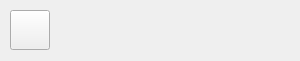
<?xml version="1.0" encoding="UTF-8"?>
<ui version="4.0">
 <class>FriendItem</class>
 <widget class="QWidget" name="FriendItem">
  <property name="geometry">
   <rect>
    <x>0</x>
    <y>0</y>
    <width>300</width>
    <height>61</height>
   </rect>
  </property>
  <property name="windowTitle">
   <string>Form</string>
  </property>
  <widget class="QPushButton" name="pb_friimg">
   <property name="geometry">
    <rect>
     <x>10</x>
     <y>10</y>
     <width>40</width>
     <height>40</height>
    </rect>
   </property>
   <property name="text">
    <string/>
   </property>
   <property name="iconSize">
    <size>
     <width>40</width>
     <height>40</height>
    </size>
   </property>
  </widget>
  <widget class="QWidget" name="layoutWidget">
   <property name="geometry">
    <rect>
     <x>60</x>
     <y>0</y>
     <width>241</width>
     <height>61</height>
    </rect>
   </property>
   <layout class="QVBoxLayout" name="verticalLayout">
    <item>
     <widget class="QLabel" name="l_frinick">
      <property name="font">
       <font>
        <pointsize>12</pointsize>
       </font>
      </property>
      <property name="text">
       <string/>
      </property>
     </widget>
    </item>
    <item>
     <widget class="QLabel" name="l_frifeeling">
      <property name="font">
       <font>
        <pointsize>10</pointsize>
       </font>
      </property>
      <property name="text">
       <string/>
      </property>
     </widget>
    </item>
   </layout>
  </widget>
 </widget>
 <resources/>
 <connections/>
</ui>
